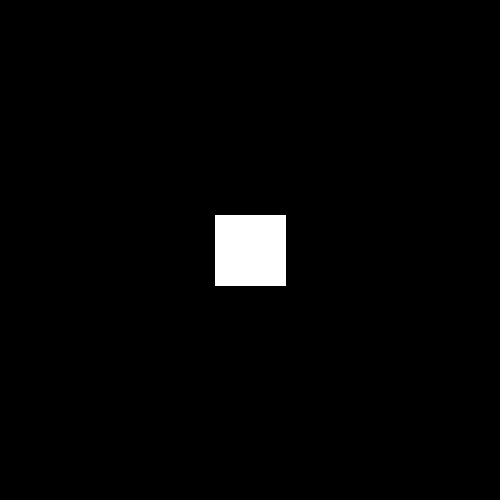
Frame 1 (no input)
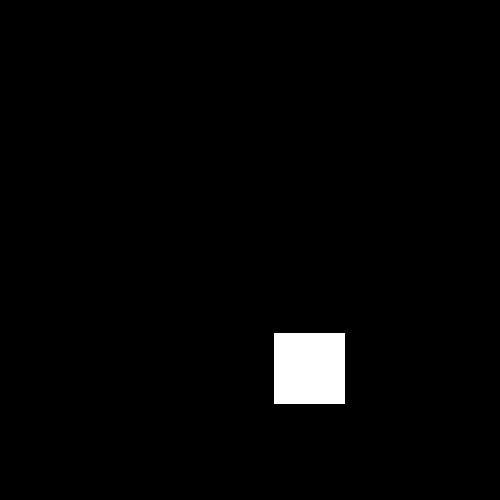
Frame 60 (the mouse pressed at the canvas centre just before this capture)
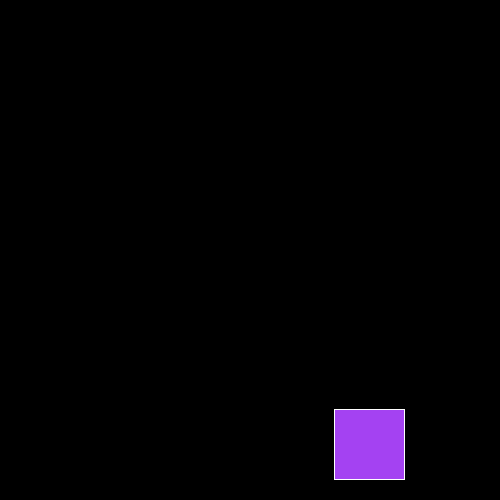
Frame 120 (the mouse held since frame 60 and released just before this capture)

The Processing sketch that drew these frames (run headless with seeded random() and noise(); from frame 60 on, the mouse is pressed at the canvas centre):

// Processing sketch: codigo
// ── codigo.pde
float x,y,theta;
float spdx,spdy,spdr;
boolean irx=true,iry=true;

void setup(){
  size(500,500); 
  x=0;
  y=0;
  theta=0;
  spdx=1;
  spdy=2;
  spdr=radians(1);
}

//Mi version
/*
void draw(){
  background(0);
  pushMatrix();
    translate(width/2, height/2);
    circle(x,y,10);
  popMatrix();
  if(x>=240)
    irx=false;
  if(x<=-240)
    irx=true;
   if(y>=240)
    iry=false;
  if(y<=-240)
    iry=true;
    
  if(irx)
   x+=spdx;
  if(!irx)
   x-=spdx;
  if(iry)
   y+=spdy;
  if(!iry)
   y-=spdy;
   
   print(x,y,'\n');
}*/

//Mi version pero siguientdo la clase
void draw(){
  background(0);
  stroke(255);
  
  pushMatrix();
    translate(width/2, height/2);
    pushMatrix();
      translate(-35,-35);
      rect(x,y,70,70);
    popMatrix();
  popMatrix();
  x+=spdx;
  y+=spdy;
  theta+=spdr;
  colision();
}

void colision(){
  if(abs(x)>=width/2-35){
    fill(random(255),random(255),random(255));
    spdx*=-1; 
  }
  if(abs(y)>=height/2-35){
    spdy*=-1;
    fill(random(255),random(255),random(255));
  }
  
}
